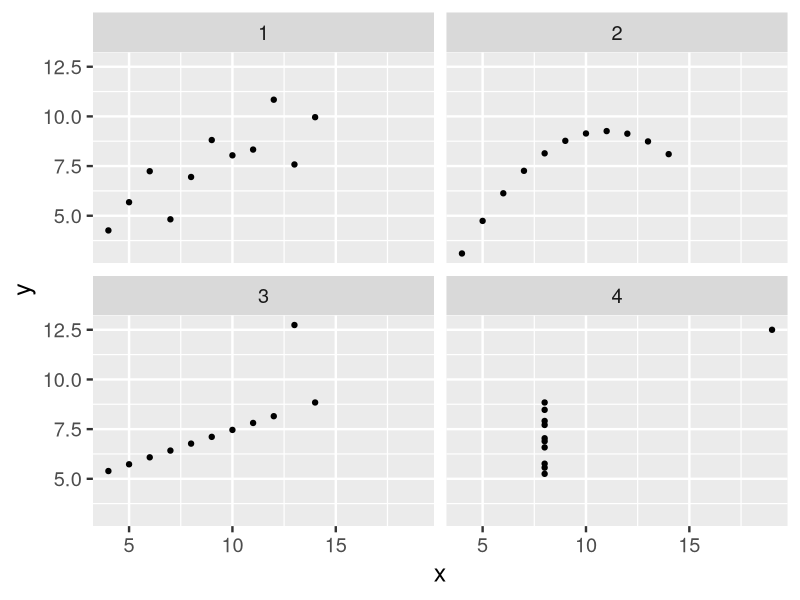
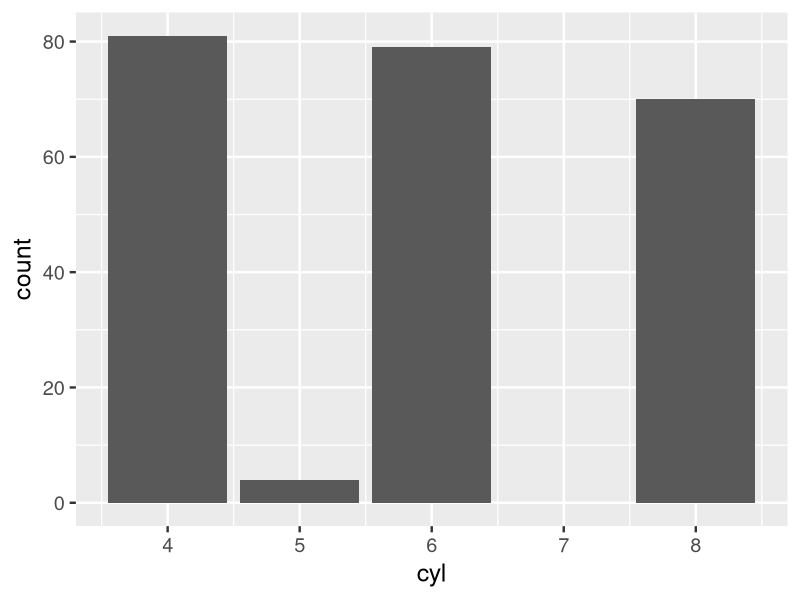
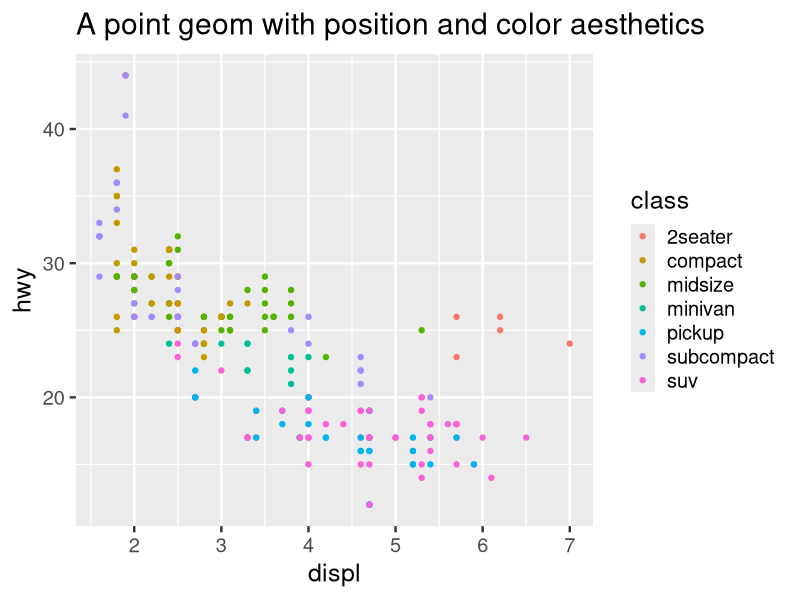
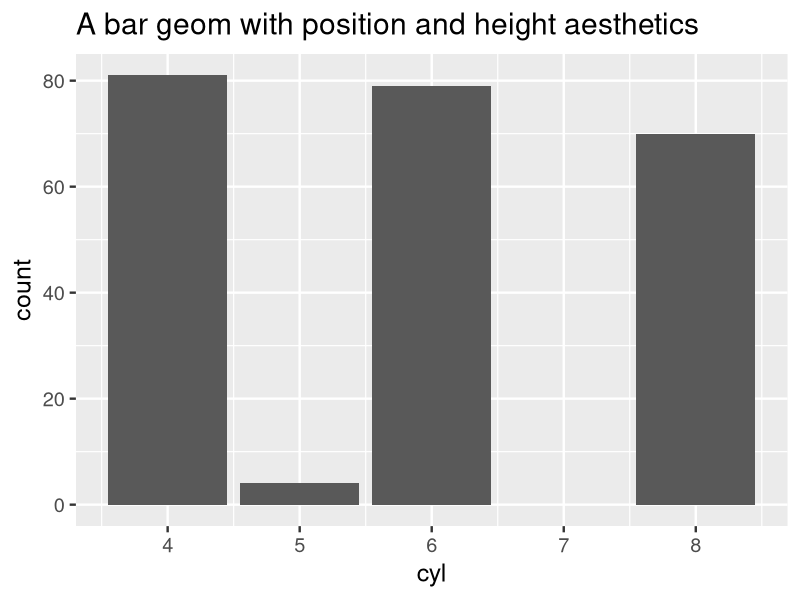
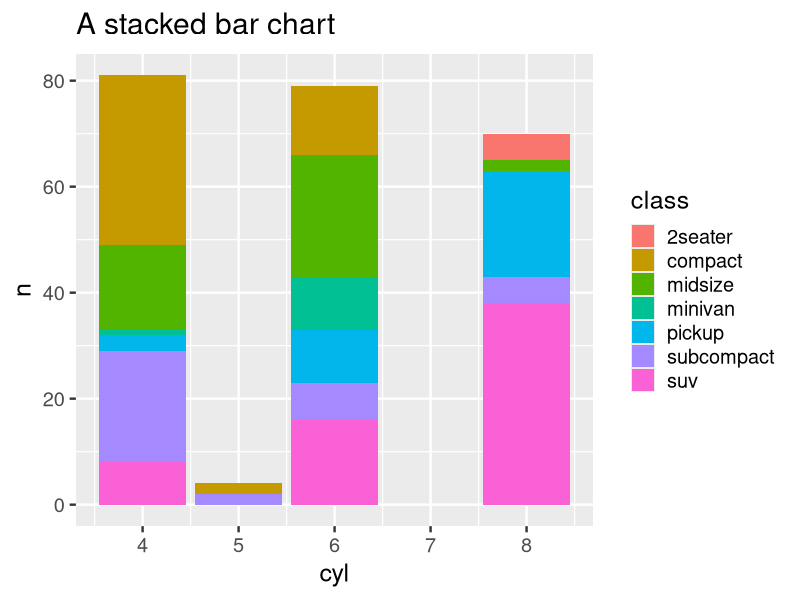
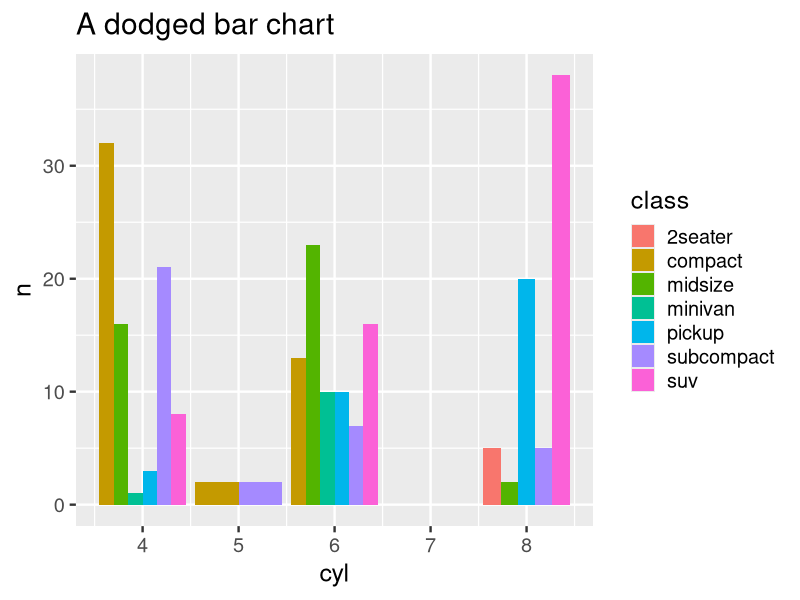
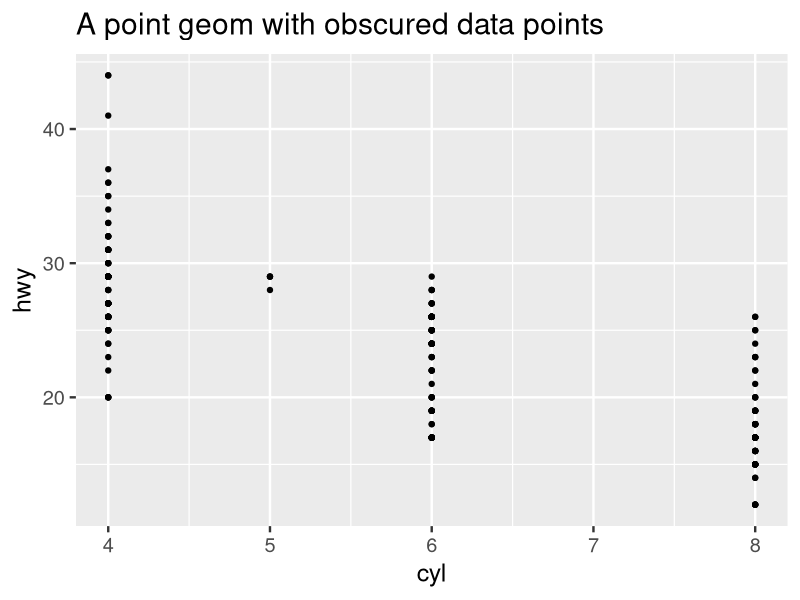
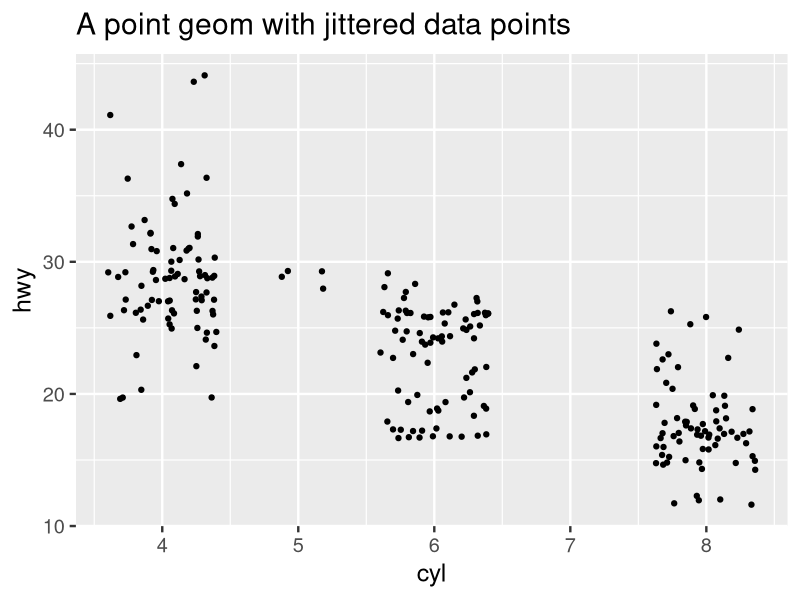

These charts were generated, in order, by the following R code: (Note: this script raises an error after producing the figures.)
## ---- chunk 1
knitr::opts_chunk$set(cache = TRUE, echo = FALSE)

set.seed(1234)

library(tidyverse)
library(knitr)
library(stringr)
library(broom)
theme_set(theme_gray(base_size = 18))
## ---- chunk 2
# input data
dat1 <- tibble(x = c(10, 8, 13, 9, 11, 14, 6, 4, 12, 7, 5),
               y = c(8.04, 6.95, 7.58, 8.81, 8.33, 9.96, 7.24, 4.26, 10.84, 4.82, 5.68))
dat2 <- tibble(x = c(10, 8, 13, 9, 11, 14, 6, 4, 12, 7, 5),
               y = c(9.14, 8.14, 8.74, 8.77, 9.26, 8.10, 6.13, 3.1, 9.13, 7.26, 4.74))
dat3 <- tibble(x = c(10, 8, 13, 9, 11, 14, 6, 4, 12, 7, 5),
               y = c(7.46, 6.77, 12.74, 7.11, 7.81, 8.84, 6.08, 5.39, 8.15, 6.42, 5.73))
dat4 <- tibble(x = c(8, 8, 8, 8, 8, 8, 8, 19, 8, 8, 8),
               y = c(6.58, 5.76, 7.71, 8.84, 8.47, 7.04, 5.25, 12.5, 5.56, 7.91, 6.89))

# combine data
dat <- bind_rows(dat1, dat2, dat3, dat4, .id = "id")

# format for printing
dat_print <- dat %>%
  group_by(id) %>%
  nest(x, y)

# get stats
for(i in seq_len(nrow(dat_print))){
  dat_print$data[[i]] %>%
    summarize(n = n(),
           mean_x = mean(x),
           mean_y = mean(y),
           cor = cor(x, y)) %>%
  kable(col.names = c("$N$", "$\\bar{X}$", "$\\bar{Y}$", "$R^2$"),
        caption = str_c("Dataset", i, sep = " ")) %>%
  print
}
## ---- chunk 3
# estimate linear model
dat_model <- dat %>%
  split(.$id) %>%
  map(~ lm(y ~ x, data = .x)) %>%
  map(tidy)

for(i in seq_along(dat_model)){
  print(kable(dat_model[i],
              caption = str_c("Dataset", i, sep = " "),
              col.names = c("Term", "Estimate", "Standard Error", "$T$-statistic", "p-value")))
}
## ---- chunk 4
# now draw a graph
ggplot(dat, aes(x, y)) +
  facet_wrap(~id) +
  geom_point()
## ---- chunk 5
mpg
## ---- chunk 6
mpg %>%
  select(displ, hwy)
## ---- chunk 7
mpg %>%
  select(displ, hwy) %>%
  rename(x = displ,
         y = hwy)
## ---- chunk 8
mpg %>%
  select(cyl)
## ---- chunk 9
mpg %>%
  count(cyl)
## ---- chunk 10
ggplot(mpg, aes(cyl)) +
  geom_bar()
## ---- chunk 11
ggplot(mpg, aes(displ, hwy, color = class)) +
  geom_point() +
  ggtitle("A point geom with position and color aesthetics")
## ---- chunk 12
ggplot(mpg, aes(cyl)) +
  geom_bar() +
  ggtitle("A bar geom with position and height aesthetics")
## ---- chunk 13
count(mpg, class, cyl) %>%
  ggplot(aes(cyl, n, fill = class)) +
  geom_bar(stat = "identity") +
  ggtitle("A stacked bar chart")
## ---- chunk 14
count(mpg, class, cyl) %>%
  ggplot(aes(cyl, n, fill = class)) +
  geom_bar(stat = "identity", position = "dodge") +
  ggtitle("A dodged bar chart")
## ---- chunk 15
ggplot(mpg, aes(cyl, hwy)) +
  geom_point() +
  ggtitle("A point geom with obscured data points")
## ---- chunk 16
ggplot(mpg, aes(cyl, hwy)) +
  geom_jitter() +
  ggtitle("A point geom with jittered data points")
## ---- chunk 17
ggplot(mpg, aes(displ, hwy, color = class)) +
  geom_point() +
  guides(color = guide_legend(override.aes = list(size = 4)))
## ---- chunk 18
ggplot(mpg, aes(displ, hwy, color = class)) +
  geom_point() +
  scale_color_brewer(palette = "Dark2") +
  guides(color = guide_legend(override.aes = list(size = 4)))
## ---- chunk 19
x1 <- c(1, 10)
y1 <- c(1, 5)
p <- qplot(x1, y1, geom = "blank", xlab = NULL, ylab = NULL) +
  theme_bw(base_size = 24)
p
## ---- chunk 20
p + coord_trans(y = "log10")
## ---- chunk 21
p + coord_polar()
## ---- chunk 22
ggplot(mpg, aes(displ, hwy)) +
  geom_point() +
  facet_wrap(~class)
## ---- chunk 23

## ---- chunk 24
ggplot(mpg, aes(displ, hwy)) +
  geom_point() +
  geom_smooth()
## ---- chunk 25
troops <- read_table("../data/minard-troops.txt")
cities <- read_table("../data/minard-cities.txt")
## ---- chunk 26
troops
cities
## ---- chunk 27
plot_troops <- ggplot(troops, aes(long, lat)) +
  geom_path(aes(size = survivors,
                color = direction,
                group = group))
plot_troops
## ---- chunk 28
plot_both <- plot_troops + 
  geom_text(data = cities, aes(label = city), size = 4)
plot_both
## ---- chunk 29
plot_polished <- plot_both + 
  scale_size(range = c(0, 12),
             breaks = c(10000, 20000, 30000),
             labels = c("10,000", "20,000", "30,000")) + 
  scale_color_manual(values = c("tan", "grey50")) +
  coord_map() +
  labs(title = "Map of Napoleon's Russian campaign of 1812",
       x = NULL,
       y = NULL)
plot_polished
## ---- chunk 30
plot_polished +
  theme_void() +
  theme(legend.position = "none")
